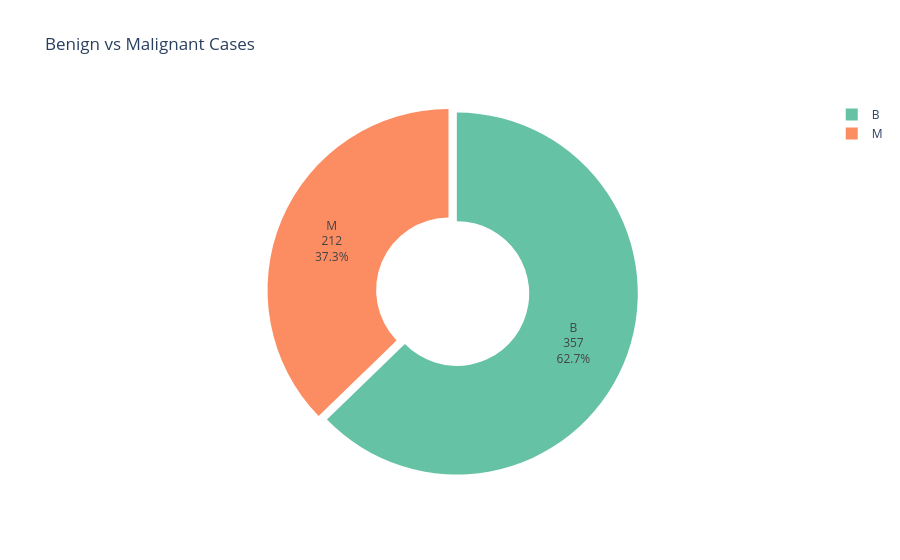

Notebook code cell kept with this figure:
### Code cell
diagnosis_counts = df["Diagnosis"].value_counts().reset_index()
diagnosis_counts.columns = ["Diagnosis", "Count"]

fig = px.pie(
    diagnosis_counts,
    names="Diagnosis",
    values="Count",
    title="Benign vs Malignant Cases",
    hole=0.4,
    color="Diagnosis",
    color_discrete_sequence=px.colors.qualitative.Set2
)

fig.update_traces(
    textinfo="label+percent+value",
    pull=[0.05, 0]
)

fig.update_layout(template="plotly_white")
fig.show()

### Figure 1 — Plotly figure (JSON) as saved in the notebook; plotly's stock layout.template omitted (floating-point values rounded to 4 significant figures)
{"data": [{"customdata": [["B"], ["M"]], "domain": {"x": [0, 1], "y": [0, 1]}, "hole": 0.4, "hovertemplate": "Diagnosis=%{customdata[0]}<br>Count=%{value}<extra></extra>", "labels": ["B", "M"], "legendgroup": "", "marker": {"colors": ["rgb(102,194,165)", "rgb(252,141,98)"]}, "name": "", "pull": [0.05, 0], "showlegend": true, "textinfo": "label+percent+value", "type": "pie", "values": [357, 212]}], "layout": {"legend": {"tracegroupgap": 0}, "piecolorway": ["rgb(102,194,165)", "rgb(252,141,98)", "rgb(141,160,203)", "rgb(231,138,195)", "rgb(166,216,84)", "rgb(255,217,47)", "rgb(229,196,148)", "rgb(179,179,179)"], "title": {"text": "Benign vs Malignant Cases"}}}
